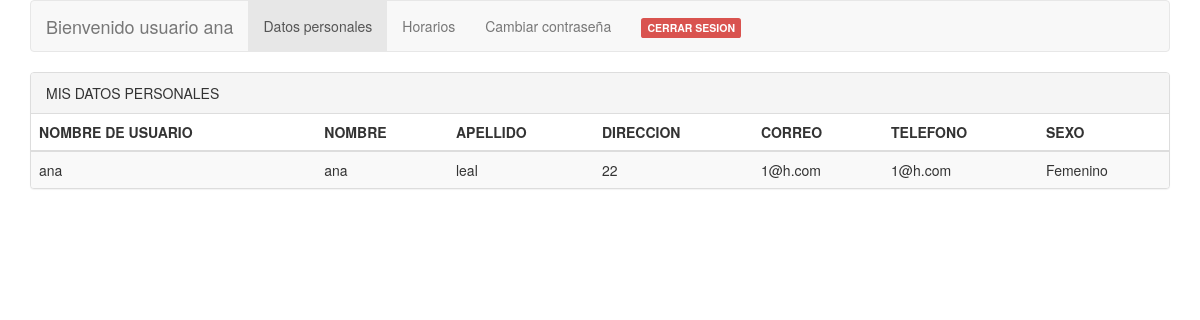
/datospersonales.php (signed in), run on the app's committed database.
### tables this page shows
CREATE TABLE `datosusuario` (
  `idusuario` varchar(30) NOT NULL,
  `cedula` int(11) NOT NULL,
  `nombre` varchar(30) NOT NULL,
  `apellido` varchar(30) NOT NULL,
  `sangre` varchar(30) NOT NULL,
  `direccion` varchar(30) NOT NULL,
  `correo` varchar(30) NOT NULL,
  `telefono` varchar(30) NOT NULL,
  `fecha` varchar(30) NOT NULL,
  `sexo` varchar(30) NOT NULL,
  `regimensubsidiario` varchar(30) NOT NULL,
  `cita` int(11) NOT NULL
);

### datospersonales.php (the view, shortened to what this page needs)
<!DOCTYPE html>
<html lang="en">
<head>
	<link href="css/bootstrap.min.css" rel="stylesheet">
</head>
<body>
   <div class="container">
	<nav class="navbar navbar-default">
		<div class="container-fluid">
			<div class="navbar-header">
				<a href="frmusuario.php" class="navbar-brand">Bienvenido usuario
				<?php
					echo $_SESSION['nombre'];
					?>
				</a>
			</div>
			<div class="collapse navbar-collapse" id="miMenu">
				<ul class="nav navbar-nav">
					<li class="active"><a href="datospersonales.php">Datos personales</a></li>
					<li><a href="horarios.php">Horarios</a></li>
					<li><a onclick="cambiar();" href="#">Cambiar contraseña</a></li>
					<li><a href="php/cerrarsesion.php"><span class="label label-danger">CERRAR SESION </span></a></li>
				</ul>
			</div>
		</div>
	</nav>
</div>
<div class="container">
<div class="panel panel-default">
    <div class="panel-heading">MIS DATOS PERSONALES</div>
	<div class="table-responsive">
		<table class="table table-striped table-hover">
			<thead>
				<tr>
					<th>NOMBRE DE USUARIO</th>
					<th>NOMBRE</th>
					<th>APELLIDO</th>
					<th>DIRECCION</th>
					<th>CORREO</th>
					<th>TELEFONO</th>
					<th>SEXO</th>
				</tr>
			</thead>
			<tbody>
				<?php
				     require('php/conexion.php');
					 $user=$_SESSION['nombre'];
				     $result=mysqli_query($conexion,"SELECT * FROM datosusuario where idusuario='$user'");
				     while ($usuarios=mysqli_fetch_array($result)){
					 echo "<tr><td id='id:$user' class='cam_editable'>".$user."</td>";
				     echo "<td id='nombre:$user' class='cam_editable' contenteditable='true'>".$usuarios['nombre']."</td>";
					 echo "<td id='apellido:$user' class='cam_editable' contenteditable='true'>".$usuarios['apellido']."</td>";
					 echo "<td id='direccion:$user' class='cam_editable' contenteditable='true'>".$usuarios['direccion']."</td>";
					 echo "<td id='correo:$user' class='cam_editable' contenteditable='true'>".$usuarios['correo']."</td>";
					 echo "<td id='telefono:$user' class='cam_editable' contenteditable='true'>".$usuarios['telefono']."</td>";
					 echo "<td id='sexo:$user' class='cam_editable' contenteditable='true'>".$usuarios['sexo']."</td>";
					 echo"</tr>";
					 }
				?>
			</tbody>
		</table>
	</div>
	</div>
	</div>
</body>

### data on the page
datosusuario: nombre "ana", apellido "leal", direccion "22", correo "1@h.com", telefono "1@h.com", sexo "Femenino"

### other printed values
$_SESSION['nombre'] "ana"
